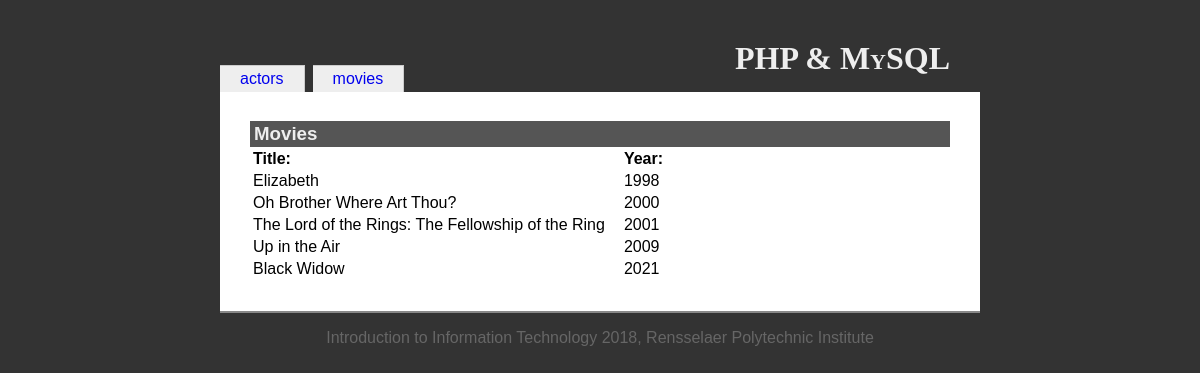
The app's page /movies.php with its own data.
### tables this page shows
CREATE TABLE `movies` (
  `movieid` int(10) UNSIGNED NOT NULL,
  `title` varchar(100) NOT NULL,
  `year` char(4) DEFAULT NULL
);

### movies.php (the view, shortened to what this page needs)
<?php
include('includes/init.inc.php');
include('includes/functions.inc.php');
?>
<?php include('includes/head.inc.php'); ?>
<h1>PHP &amp; MySQL</h1>
<?php include('includes/menubody.inc.php'); ?>
<?php
$dbOk = false;
@$db = new mysqli('localhost', 'root', 'Shruthi@30', 'iit');
if ($db->connect_error) {
   echo '<div class="messages">Could not connect to the database. Error: ';
   echo $db->connect_errno . ' - ' . $db->connect_error . '</div>';
} else {
   $dbOk = true;
}
if ($dbOk) {
   $query = 'select * from movies order by year';
   $result = $db->query($query);
   $numRecords = $result->num_rows;
   echo '<h3>Movies</h3>';
   echo '<table id="movieTable">';
   echo '<tr><th>Title:</th><th>Year:</th></tr>';
   for ($i = 0; $i < $numRecords; $i++) {
      $record = $result->fetch_assoc();
      if ($i % 2 == 0) {
         echo "\n" . '<tr id="movie-' . $record['movieid'] . '"><td>';
      } else {
         echo "\n" . '<tr class="odd" id="movie-' . $record['movieid'] . '"><td>';
      }
      echo htmlspecialchars($record['title']);
      echo '</td><td>';
      echo htmlspecialchars($record['year']);
      echo '</td></tr>';
   }
   echo '</table>';
}
?>
<?php include('includes/foot.inc.php'); ?>

### inclassexample/resources/iit.css (style rules this page uses)
body { font-family: Georgia, Arial, Helvetica, sans-serif; color: black; background-color: #333; margin: 0; padding: 0; }
h1 { position: relative; top: 20px; text-align: right; margin: 20px 30px 0 0; font-family: Palatino, Times New Roman, Times, serif; font-variant: small-caps; }
h3 { margin: 1em 0 0 0; background-color: #555; color: #eee; padding: 2px 4px; }
table { margin: 0; }
th { text-align: left; padding-right: 1em; }
td { padding-right: 1em; }

### movies.php (style rules this page uses)
#movieTable th, #movieTable td { text-align: left; }

### records on screen
movies: title "Elizabeth", year "1998"
movies: title "Oh Brother Where Art Thou?", year "2000"
movies: title "The Lord of the Rings: The Fellowship of the Ring", year "2001"
movies: title "Up in the Air", year "2009"
movies: title "Black Widow", year "2021"

### other values on screen
$value "actors"
$value "movies"
